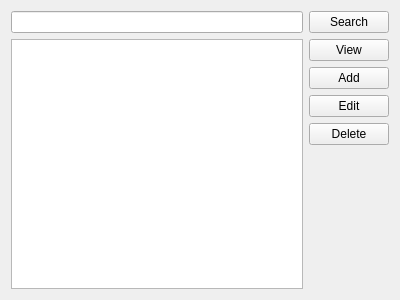
<?xml version="1.0" encoding="UTF-8"?>
<ui version="4.0">
 <class>RuneSpellFrame</class>
 <widget class="QFrame" name="RuneSpellFrame">
  <property name="geometry">
   <rect>
    <x>0</x>
    <y>0</y>
    <width>400</width>
    <height>300</height>
   </rect>
  </property>
  <property name="windowTitle">
   <string>Frame</string>
  </property>
  <layout class="QVBoxLayout" name="verticalLayout_2">
   <item>
    <layout class="QHBoxLayout" name="horizontalLayout">
     <item>
      <widget class="QLineEdit" name="searchLineEdit"/>
     </item>
     <item>
      <widget class="QPushButton" name="searchButton">
       <property name="text">
        <string>Search</string>
       </property>
      </widget>
     </item>
    </layout>
   </item>
   <item>
    <layout class="QHBoxLayout" name="horizontalLayout_2">
     <item>
      <widget class="QTableView" name="spellTableView">
       <property name="selectionMode">
        <enum>QAbstractItemView::SelectionMode::SingleSelection</enum>
       </property>
       <property name="selectionBehavior">
        <enum>QAbstractItemView::SelectionBehavior::SelectRows</enum>
       </property>
      </widget>
     </item>
     <item>
      <layout class="QVBoxLayout" name="verticalLayout">
       <item>
        <widget class="QPushButton" name="viewButton">
         <property name="text">
          <string>View</string>
         </property>
        </widget>
       </item>
       <item>
        <widget class="QPushButton" name="addButton">
         <property name="text">
          <string>Add</string>
         </property>
        </widget>
       </item>
       <item>
        <widget class="QPushButton" name="editButton">
         <property name="text">
          <string>Edit</string>
         </property>
        </widget>
       </item>
       <item>
        <widget class="QPushButton" name="deleteButton">
         <property name="text">
          <string>Delete</string>
         </property>
        </widget>
       </item>
       <item>
        <spacer name="verticalSpacer">
         <property name="orientation">
          <enum>Qt::Orientation::Vertical</enum>
         </property>
         <property name="sizeHint" stdset="0">
          <size>
           <width>20</width>
           <height>40</height>
          </size>
         </property>
        </spacer>
       </item>
      </layout>
     </item>
    </layout>
   </item>
  </layout>
 </widget>
 <resources/>
 <connections/>
</ui>
